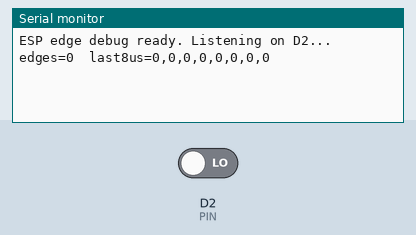
The sketch below on a simulated ESP8266 (NodeMCU). Shown: the last lines printed to the serial monitor. The inputs (shaded band) are chosen by the test bench; at power-on: D2 (PIN) LOW.

Above: at 1.2 s.
1.3 s: D2 (PIN) driven HIGH
At 2.6 s:
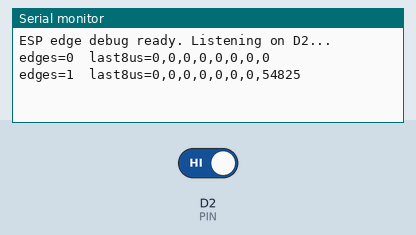
2.8 s: D2 (PIN) driven LOW
At 3.7 s:
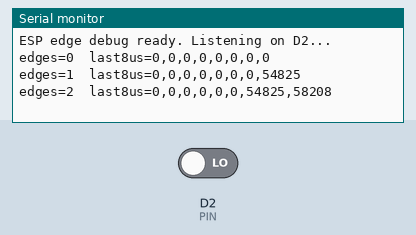
Timing chart, 0 to 5.8 s (numbered marks = the images above; inputs shaded):
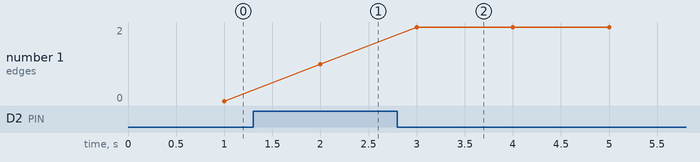

Measured:
- after the input at 1.3 s, the serial monitor: prints a new line after 0.70 s (image 1)
- after the input at 2.8 s, the serial monitor: prints a new line after 0.20 s (image 2)
- plotted number 1: 0 → 1 after the input at 1.3 s

The sketch:

esp_edge_debug.ino
```cpp
/*
 * esp_edge_debug — raw edge counter on D2
 * Flash this to the ESP to confirm signal is arriving before using HunterFan library.
 * Reports edge count + last 8 inter-edge intervals every second.
 */

static const uint8_t PIN = D2;
static const uint8_t BUF = 64;

volatile uint32_t      edgeCount = 0;
volatile uint16_t      gaps[BUF];
volatile uint8_t       head = 0;
volatile unsigned long lastEdge = 0;

void ICACHE_RAM_ATTR onEdge() {
    unsigned long now = micros();
    uint16_t gap = (uint16_t)(now - lastEdge);
    lastEdge = now;
    edgeCount++;
    gaps[head++ % BUF] = gap;
}

void setup() {
    Serial.begin(115200);
    pinMode(PIN, INPUT);
    attachInterrupt(digitalPinToInterrupt(PIN), onEdge, CHANGE);
    Serial.println(F("ESP edge debug ready. Listening on D2..."));
}

void loop() {
    delay(1000);
    noInterrupts();
    uint32_t count = edgeCount;
    uint8_t  h     = head;
    uint16_t snap[8];
    for (int i = 0; i < 8; i++)
        snap[i] = gaps[(uint8_t)(h - 8 + i) % BUF];
    interrupts();

    Serial.print(F("edges="));
    Serial.print(count);
    Serial.print(F("  last8us="));
    for (int i = 0; i < 8; i++) {
        Serial.print(snap[i]);
        if (i < 7) Serial.print(',');
    }
    Serial.println();
}
```
